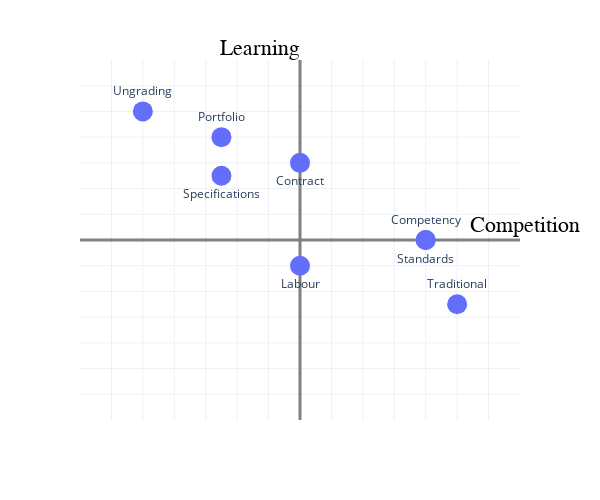

Notebook cell for this chart:
### Code cell
make_plot("Competition", "Learning")

### Figure 1 — Plotly figure (JSON) as saved in the notebook; plotly's stock layout.template omitted (floating-point values rounded to 4 significant figures)
{"data": [{"hovertemplate": "Competition=%{x}<br>Learning=%{y}<br>System=%{text}<extra></extra>", "legendgroup": "", "marker": {"color": "#636efa", "size": 20, "symbol": "circle"}, "mode": "markers+text", "name": "", "orientation": "v", "showlegend": false, "text": ["Traditional", "Standards", "Competency", "Contract", "Ungrading", "Specifications", "Portfolio", "Labour"], "textposition": ["top center", "bottom center", "top center", "bottom center", "top center", "bottom center", "top center", "bottom center"], "type": "scatter", "x": [50, 40, 40, 0, -50, -25, -25, 0], "xaxis": "x", "y": [-25, 0, 0, 30, 50, 25, 40, -10], "yaxis": "y"}], "layout": {"annotations": [{"font": {"color": "Black", "family": "sans serif", "size": 22}, "showarrow": false, "text": "Competition", "x": 70, "xshift": 5, "y": 0, "yshift": 15}, {"font": {"color": "Black", "family": "sans serif", "size": 22}, "showarrow": false, "text": "Learning", "x": 0, "xshift": -40, "y": 70, "yshift": 12}], "autosize": true, "height": 500, "legend": {"tracegroupgap": 0}, "margin": {"t": 60}, "showlegend": false, "title": {"text": ""}, "width": 600, "xaxis": {"anchor": "y", "domain": [0, 1], "range": [-70, 70], "showticklabels": false, "ticklabelstep": 1, "tickvals": [-60, -50, -40, -30, -20, -10, 0, 10, 20, 30, 40, 50, 60], "title": {"text": ""}, "type": "linear", "zerolinecolor": "Grey", "zerolinewidth": 3}, "yaxis": {"anchor": "x", "domain": [0, 1], "range": [-70, 70], "showticklabels": false, "ticklabelstep": 1, "tickvals": [-60, -50, -40, -30, -20, -10, 0, 10, 20, 30, 40, 50, 60], "title": {"text": ""}, "type": "linear", "zerolinecolor": "Grey", "zerolinewidth": 3}}}
